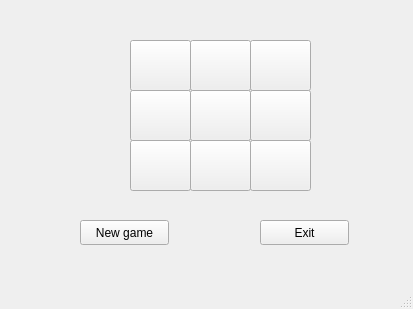
<?xml version="1.0" encoding="UTF-8"?>
<ui version="4.0">
 <class>MainWindow</class>
 <widget class="QMainWindow" name="MainWindow">
  <property name="geometry">
   <rect>
    <x>0</x>
    <y>0</y>
    <width>413</width>
    <height>309</height>
   </rect>
  </property>
  <property name="windowTitle">
   <string>MainWindow</string>
  </property>
  <widget class="QWidget" name="centralwidget">
   <widget class="QPushButton" name="pushButton">
    <property name="geometry">
     <rect>
      <x>130</x>
      <y>40</y>
      <width>61</width>
      <height>51</height>
     </rect>
    </property>
    <property name="text">
     <string/>
    </property>
   </widget>
   <widget class="QPushButton" name="pushButton_2">
    <property name="geometry">
     <rect>
      <x>190</x>
      <y>40</y>
      <width>61</width>
      <height>51</height>
     </rect>
    </property>
    <property name="text">
     <string/>
    </property>
   </widget>
   <widget class="QPushButton" name="pushButton_3">
    <property name="geometry">
     <rect>
      <x>250</x>
      <y>40</y>
      <width>61</width>
      <height>51</height>
     </rect>
    </property>
    <property name="text">
     <string/>
    </property>
   </widget>
   <widget class="QPushButton" name="pushButton_4">
    <property name="geometry">
     <rect>
      <x>130</x>
      <y>90</y>
      <width>61</width>
      <height>51</height>
     </rect>
    </property>
    <property name="text">
     <string/>
    </property>
   </widget>
   <widget class="QPushButton" name="pushButton_5">
    <property name="geometry">
     <rect>
      <x>190</x>
      <y>90</y>
      <width>61</width>
      <height>51</height>
     </rect>
    </property>
    <property name="text">
     <string/>
    </property>
   </widget>
   <widget class="QPushButton" name="pushButton_6">
    <property name="geometry">
     <rect>
      <x>250</x>
      <y>90</y>
      <width>61</width>
      <height>51</height>
     </rect>
    </property>
    <property name="text">
     <string/>
    </property>
   </widget>
   <widget class="QPushButton" name="pushButton_7">
    <property name="geometry">
     <rect>
      <x>130</x>
      <y>140</y>
      <width>61</width>
      <height>51</height>
     </rect>
    </property>
    <property name="text">
     <string/>
    </property>
   </widget>
   <widget class="QPushButton" name="pushButton_8">
    <property name="geometry">
     <rect>
      <x>190</x>
      <y>140</y>
      <width>61</width>
      <height>51</height>
     </rect>
    </property>
    <property name="text">
     <string/>
    </property>
   </widget>
   <widget class="QPushButton" name="pushButton_9">
    <property name="geometry">
     <rect>
      <x>250</x>
      <y>140</y>
      <width>61</width>
      <height>51</height>
     </rect>
    </property>
    <property name="text">
     <string/>
    </property>
   </widget>
   <widget class="QPushButton" name="actionNewGame">
    <property name="geometry">
     <rect>
      <x>80</x>
      <y>220</y>
      <width>89</width>
      <height>25</height>
     </rect>
    </property>
    <property name="text">
     <string>New game</string>
    </property>
   </widget>
   <widget class="QPushButton" name="actionExit">
    <property name="geometry">
     <rect>
      <x>260</x>
      <y>220</y>
      <width>89</width>
      <height>25</height>
     </rect>
    </property>
    <property name="text">
     <string>Exit</string>
    </property>
   </widget>
  </widget>
  <widget class="QMenuBar" name="menubar">
   <property name="geometry">
    <rect>
     <x>0</x>
     <y>0</y>
     <width>413</width>
     <height>22</height>
    </rect>
   </property>
  </widget>
  <widget class="QStatusBar" name="statusbar"/>
 </widget>
 <resources/>
 <connections/>
</ui>
